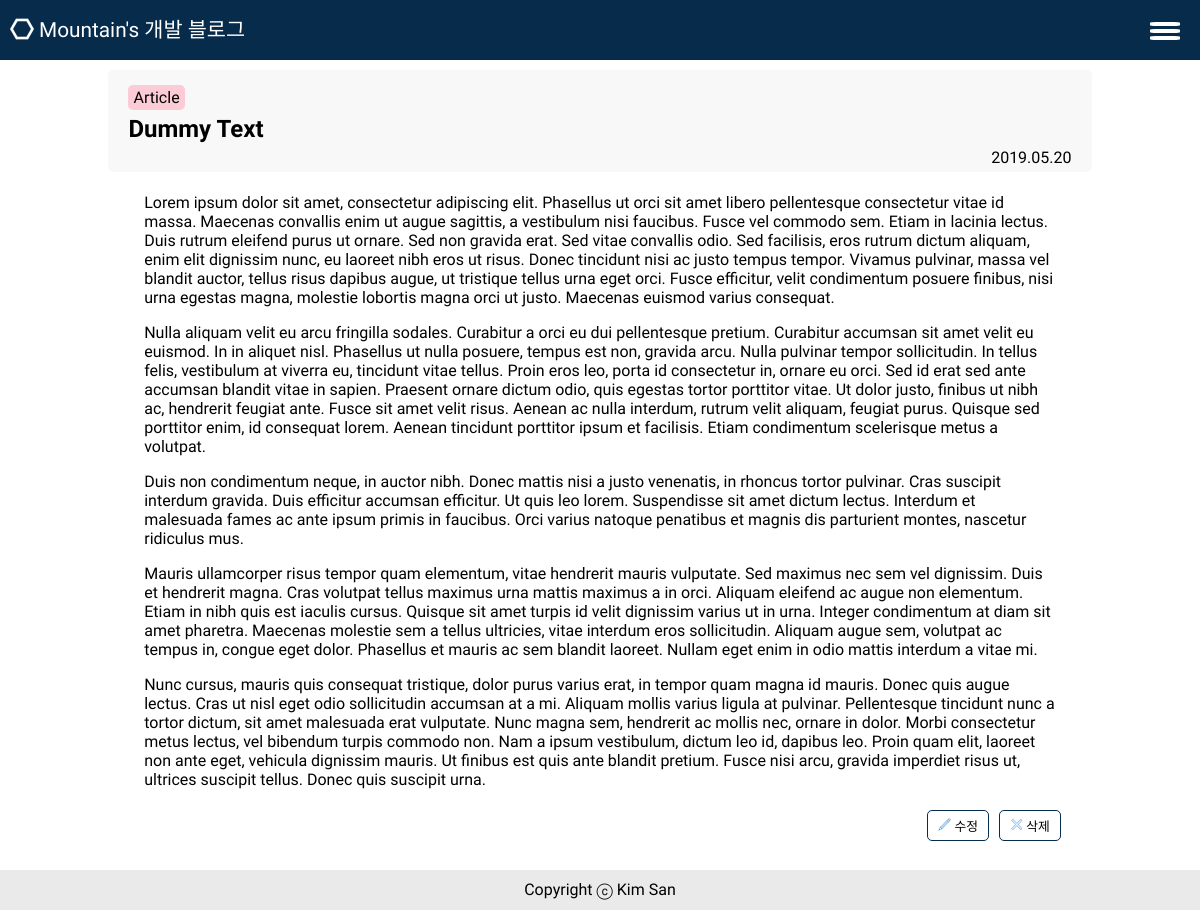
Screenshot of /post/dummy-text/ (signed in) with the database file from the repository.
### home/models.py (models this page shows, shortened)
class Post(models.Model):
    title = models.CharField(max_length=30)
    category = models.CharField(max_length=10, choices=categories, default='Study')
    content = RichTextField()
    created_date = models.DateTimeField(auto_now_add=True)
    updated_date = models.DateTimeField(auto_now=True)
    slug = models.SlugField(allow_unicode=True, unique=True)
    class Meta:
        db_table = 'Posts'
        ordering = ('-created_date',)

### home/views.py (the view)
# urls.py: re_path(r'^post/(?P<slug_url>[\w-]+)/$', views.post_detail, name="post_detail"),
def post_detail(request, slug_url):
    post = get_object_or_404(Post, slug=slug_url)
    return render(request, "home/post_detail.html", {'post': post})

### home/templates/home/post_detail.html (shortened to what this page needs)
{% extends 'home/layout.html' %}
{% block header %}
    {% load static %}
    <link href="{% static 'css/post_detail.css' %}" type="text/css" rel="stylesheet">
{% endblock %}
{% block content %}
    <div class="wrapper">
        <section id="post_detail">
            <div id="post_title">
                <p id="category">{{ post.category }}</p>
                <h2>{{ post.title }}</h2>
                <p>{{ post.created_date|date:"Y.m.d" }}</p>
            </div>
            <div id="post_content">
                {{ post.content|safe }}
            </div>
            {% if user.is_authenticated %}
            <div id="buttons">
                <a id="delete_button" href="{% url 'home:post_delete' slug_url=post.slug %}">
                    <img src="{% static 'images/delete.svg' %}">
                    삭제
                </a>
                <a id="edit_button" href="{% url 'home:post_update' slug_url=post.slug %}">
                    <img src="{% static 'images/pencil2.svg' %}">
                    수정
                </a>
            </div>
            {% endif %}
        </section>
    </div>
{% endblock %}

### home/static/css/common.css (style rules this page uses)
html, body { padding: 0; margin : 0; width : 100%; height: 100%; font-family: 'Stylish', sans-serif; }
.wrapper { height: auto; min-height: 100%; }
section p { position: relative; }

### home/static/css/post_detail.css (style rules this page uses)
#post_title { box-sizing: border-box; margin: 70px auto 0; position: relative; clear: both; background-color: #F8F8F8; height: auto; width: 96%; padding: 10px 20px 5px; border-radius : 5px; }
#post_title h2 { margin: 5px 0 0; }
#post_title p { text-align: right; margin: 5px auto 0; }
#category { text-align: left; margin: 0; background-color: seagreen; color: black; border-radius: 5px; display: inline-block; padding: 3px 5px; }
#post_content { box-sizing: border-box; width: 90%; height: auto; margin: 0 auto; display: block; padding: 5px 5px; overflow: auto; }
#buttons { height: 40px; width: 90%; display: block; margin: auto; box-sizing: border-box; }
#edit_button, #delete_button { position: relative; float: right; padding: 5px 10px; background-color: white; color: black; border-radius: 5px; border: 1px solid #062B4B; font-size: 0.8em; font-family: 'Nanum Myeongjo', serif; text-decoration: none; display: inline-block; }
#delete_button { margin-left: 10px; }
#buttons img { width: 13px; height: 13px; }
@media only screen and (min-width:1024px) { .wrapper { width: 1024px; display:block; margin: auto; } }

### rows the page displays
Post: category "Article", title "Dummy Text", created_date "2019.05.20", content "Lorem ipsum dolor sit amet, consectetur adipiscing elit. Phasellus ut orci sit amet libero pellentesque consectetur vitae id massa. Maecenas convallis enim ut augue sagittis, a vestibulum nisi faucibus. Fusce vel commodo sem. Etiam in lacinia lectus. Duis rutrum eleifend purus ut ornare. Sed non gravida erat. Sed vitae convallis odio. Sed facilisis, eros rutrum dictum aliquam, enim elit dignissim nunc, eu laoreet nibh eros ut risus. Donec tincidunt nisi ac justo tempus tempor. Vivamus pulvinar, massa vel blandit auctor, tellus risus dapibus augue, ut tristique tellus urna eget orci. Fusce efficitur, velit condimentum posuere finibus, nisi urna egestas magna, molestie lobortis magna orci ut…"
